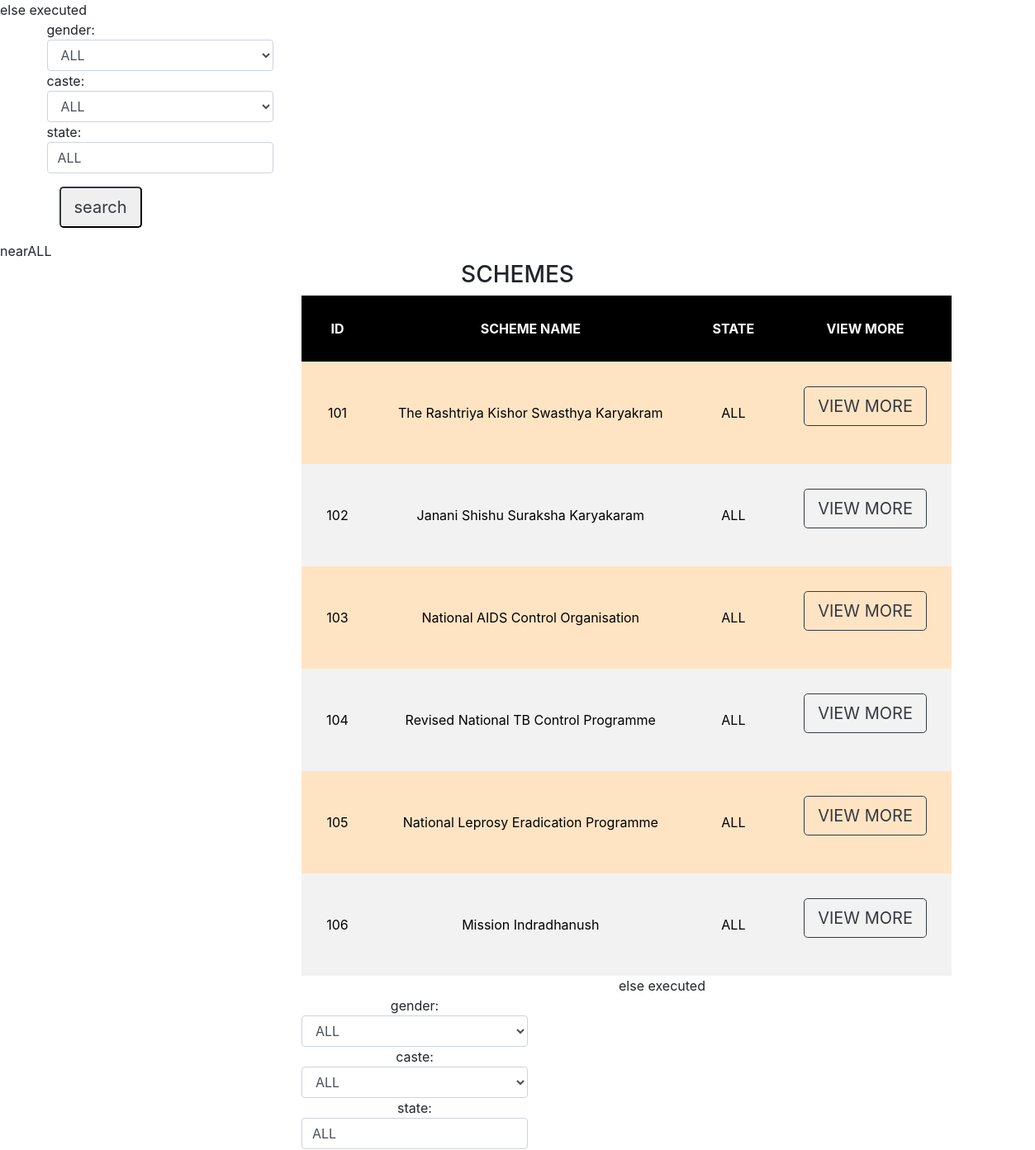
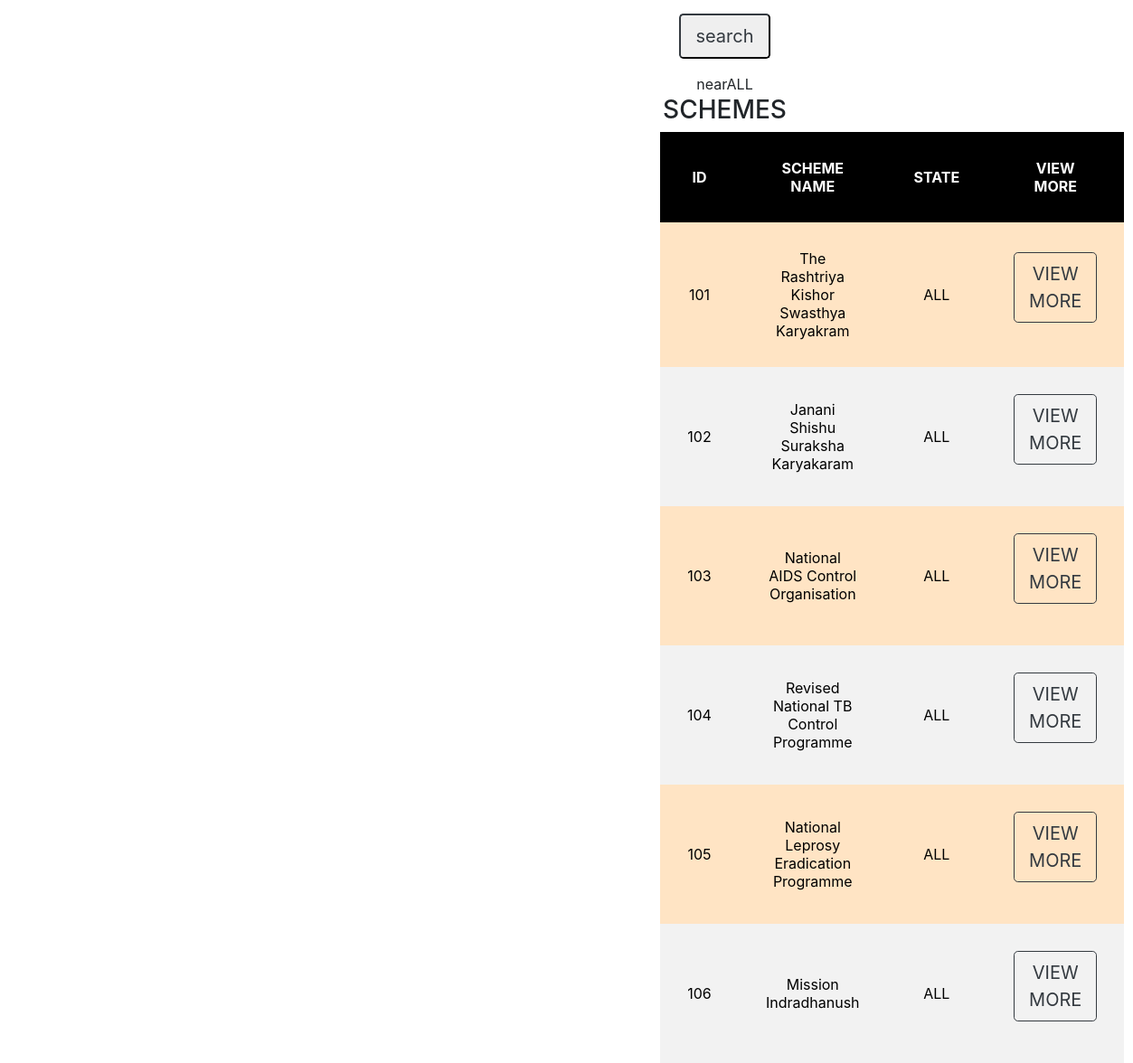
Page /seva/saved.php on the committed database (2 pictures, top to bottom).
### tables this page shows
CREATE TABLE `schemes` (
  `sid` varchar(255) NOT NULL,
  `sname` varchar(255) DEFAULT NULL,
  `climit` varchar(10) DEFAULT 'ALL',
  `regfee` varchar(10) NOT NULL DEFAULT 'NIL',
  `lage` varchar(10) DEFAULT NULL,
  `hage` varchar(10) NOT NULL DEFAULT 'ALL',
  `noofperson` varchar(10) NOT NULL DEFAULT 'ALL',
  `caste` varchar(255) NOT NULL DEFAULT 'ALL',
  `states` varchar(255) NOT NULL DEFAULT 'ALL',
  `gender` varchar(255) NOT NULL DEFAULT 'ALL',
  `description` varchar(1500) NOT NULL
);

### seva/saved.php (the view, shortened to what this page needs)
<?php
if(isset($_POST['but'])){
$g=$_POST['gen'];
$c=$_POST['cas'];
$s=$_POST['sta'];
echo $s;
    echo "<h1>button clicked</h1>";
    echo $g;
    echo $c;
}
else{
    $g="ALL";
    $c="ALL";
    $s="ALL";
}
?>
<!DOCTYPE html>
<html lang="en">
<head>
           <link rel="stylesheet" href="bootstrap.min.css">
</head>
<body>
  <form method="post" action="schemesearch.php">
  <div class="container">
  <div class="row" >
   <div class="form-group">
    gender:
    <select name="gen"  class="form-control" value="ALL" >
        <option value="ALL" >ALL</option>
    </select>
    caste:
    <select name="cas"  class="form-control" value="ALL" >
        <option value="ALL" >ALL</option>
    </select>
    state:
    <input type="text" class="form-control"  name="sta"   value="ALL">
      </div>
    </div>
    <button type="submit" class="btn-lg btn-outline-dark" name="but" >search</button>
    </div>
    </form>
 <?php
       $con=mysqli_connect("localhost","root","","seva");
if(isset($_POST['but'])){
    $m="select * from schemes;";
    $res=mysqli_query($con,$m);
    ?>
  <div class="container-fluid cen">
   <h3 >GENERAL SCHEMES</h3>
    <div class="sp">
    <table  class="table-striped">
        <th>
           ID
        </th>
        <th>
            SCHEME NAME
        </th>
        <th>
            STATE
        </th>
        <th>
           VIEW MORE
        </th>
    <?php
        while($f=mysqli_fetch_array($res)){
?>
         <tr>
        <td>
        <?php echo $f[0]?>
        </td>
        <td>
        <?php echo $f[1]?>
        </td>
        <td>
        <?php echo $f[2]?>
        </td>
        <td>
        <form method="post" action="view.php">
        <input type="hidden" value="<?php echo $f[0]?>" name="id" >
        <button class="btn btn-lg btn-outline-dark" >VIEW MORE</button>
        </form>
        </td>
        </tr>
<?php
}
}
else{
    echo "near",$g;
$q="select * from schemes where( gender='$g' OR caste='$c' )AND states='$s';";
$res=mysqli_query($con,$q);
if(mysqli_num_rows($res)==0){
    ?>
    <h3 class="cen">NO result</h3>
    <?php
}
else{
    ?>
  <div class="container-fluid cen">
   <h3 >SCHEMES</h3>
    <div class="sp">
    <table  class="table-striped">
        <th>
           ID
        </th>
        <th>
            SCHEME NAME
        </th>
        <th>
            STATE
        </th>
        <th>
           VIEW MORE
        </th>
    <?php
        while($f=mysqli_fetch_array($res)){
?>      <tr>
        <td>
        <?php echo $f[0]?>
        </td>
        <td>
        <?php echo $f[1]?>
        </td>
        <td>
        <?php echo $f[2]?>
        </td>
        <td>
        <form method="post" action="view.php">
        <button class="btn btn-lg btn-outline-dark" >VIEW MORE</button>
        </form>
        </td>
        </tr>
<?php
}
}
}
?>
    </table>
</body>
</html>
<?php
if(isset($_POST['but'])){
$g=$_POST['gen'];
$c=$_POST['cas'];
$s=$_POST['sta'];
echo $s;
    echo "<h1>button clicked</h1>";
    echo $g;
    echo $c;
}
else{
    $g="ALL";
    $c="ALL";
    $s="ALL";
}
?>
<!DOCTYPE html>
<html lang="en">
<head>
           <link rel="stylesheet" href="bootstrap.min.css">
</head>
<body>
  <form method="post" action="schemesearch.php">
  <div class="container">
  <div class="row" >
   <div class="form-group">
    gender:
    <select name="gen"  class="form-control" value="ALL" >
        <option value="ALL" >ALL</option>
    </select>
    caste:
    <select name="cas"  class="form-control" value="ALL" >
        <option value="ALL" >ALL</option>
    </select>
    state:
    <input type="text" class="form-control"  name="sta"   value="ALL">
      </div>
    </div>
    <button type="submit" class="btn-lg btn-outline-dark" name="but" >search</button>
    </div>
    </form>
 <?php
       $con=mysqli_connect("localhost","root","","seva");
    echo "near",$g;
$q="select * from schemes where( gender='$g' OR caste='$c' )AND states='$s';";
$res=mysqli_query($con,$q);
if(mysqli_num_rows($res)==0){
    ?>
    <h3 class="cen">NO result</h3>
    <?php
}
else{
    ?>
  <div class="container-fluid cen">
   <h3 >SCHEMES</h3>
    <div class="sp">
    <table  class="table-striped">
        <th>
           ID
        </th>
        <th>
            SCHEME NAME
        </th>
        <th>
            STATE
        </th>
        <th>
           VIEW MORE
        </th>
    <?php
        while($f=mysqli_fetch_array($res)){
?>      <tr>
        <td>
        <?php echo $f[0]?>
        </td>
        <td>
        <?php echo $f[1]?>
        </td>
        <td>
        <?php echo $f[2]?>
        </td>
        <td>
        <form method="post" action="view.php">
        <button class="btn btn-lg btn-outline-dark" >VIEW MORE</button>
        </form>
        </td>
        </tr>
<?php
}
}
?>
    </table>
</body>
</html>

### seva/saved.php (style rules this page uses)
table, th, td { border-style: hidden; }
th { background-color:black; padding: 10px; color:white; }
table { text-align: center; color:black; }
tr { background-color: bisque; }
td { margin-left: 20px; padding: 30px; }
th { margin-left: 70px; padding: 30px; }
.cen { text-align: center; margin-right: 40px; }
.sp { text-align: center; align-content: center; align-items: center; margin-left:350px; }

### rows in the picture
schemes: sid "101", sname "The Rashtriya Kishor Swasthya Karyakram", climit "ALL"
schemes: sid "102", sname "Janani Shishu Suraksha Karyakaram", climit "ALL"
schemes: sid "103", sname "National AIDS Control Organisation", climit "ALL"
schemes: sid "104", sname "Revised National TB Control Programme", climit "ALL"
schemes: sid "105", sname "National Leprosy Eradication Programme", climit "ALL"
schemes: sid "106", sname "Mission Indradhanush", climit "ALL"

### other values in the picture
$g "ALL"
